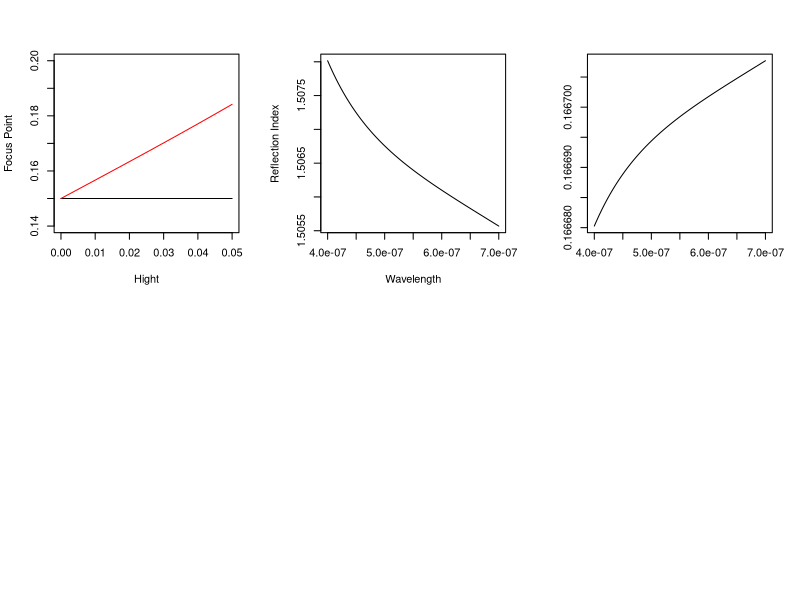
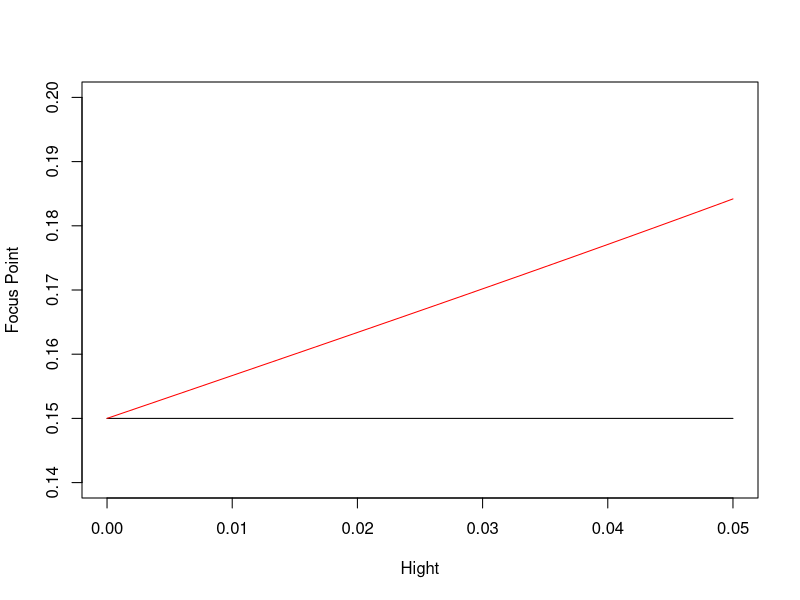
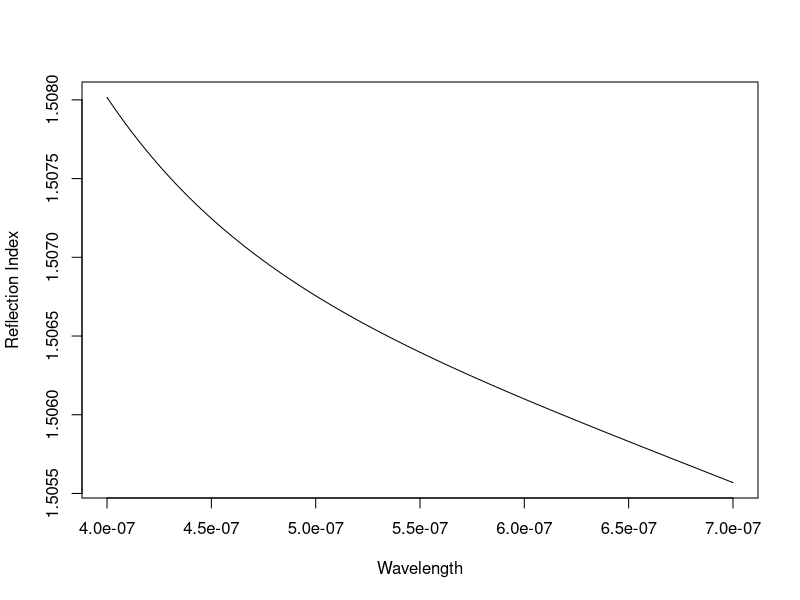
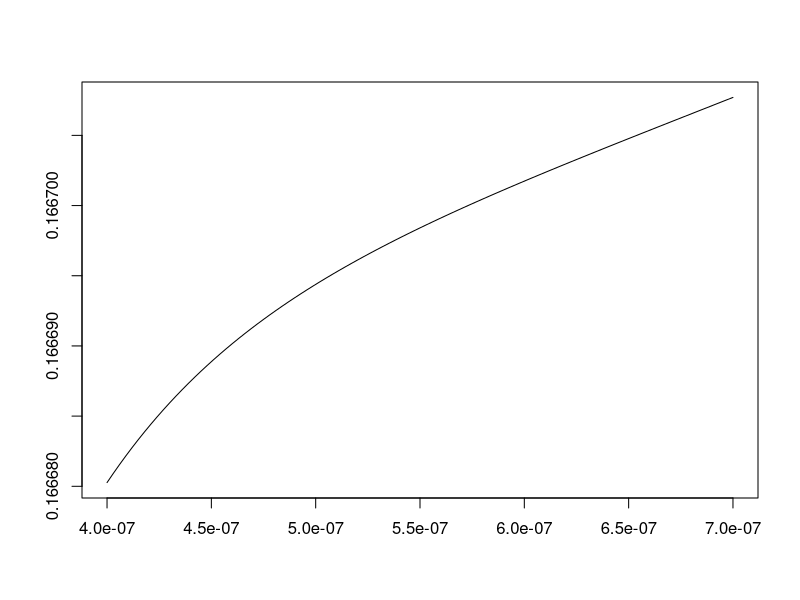

Here is the R script that generated these plots, in order: (Note: this script raises an error after producing the figures.)

R <- 0.15					#Radious
D <- 0.1					#Diameter of lens
n1 <- 1.0					#Refraction index
n2 <- 1.5					#Refraction index
#Gaussian function (Radious,Hight,incoming refraction index, material refraction index, Use approximation BOOLEAN)
Gaussian <- function(r,h,n1,n2,b){
	a1 = 0					#Paraxial Approximation
	if(!b){
		a1 = alph1(h,r)		#None Approximated Angle
	}
	a2 = alph2(r,a1,n1,n2)
	f = r*sin(a2)/cos(a2)+r
	return(f)
}

#Refraction angle to norm of surface
alph2 <- function(r,a1,n1,n2){
	a2 = asin(sin(a1)*(n1/n2))
	return(a2)
}
#Light angle without Paraxial Approxation to norm of surface
alph1 <- function(h,r){
	a1 = asin(h/r)
	return(a1)
}

#Refreaction index calculation of Glass material BK7
BK7n <- function(x){
	a1 = 2.271176
	a2 = -9.700709*(10^-3)*(10^-6)^-2
	a3 = 0.0110971*(10^-6)*(10^-6)^2
	a4 = 4.622809*(10^-5)*(10^-6)^4
	a5 = 1.616105*(10^-5)*(10^-6)^6
	a6 = -8.285043*(10^-7)*(10^-6)^8
	n2 = a1+a2*x^2+a3*x^(-2)+a4*x^(-4)+a5*x^(-6)+a6*x^(-8)
	n = a1;
	n = abs(sqrt(as.complex(n2)));
	return(n);
}
par(mfrow = c(2,3));

#Paraxoide Approximation applied
Gauss_Approx <- function(x) Gaussian(R,x,n1,n2,TRUE);
fa <- Vectorize(Gauss_Approx);
plot.function(fa, from=0, to=D/2, xlab="Hight", ylab="Focus Point",
		ylim=c(fa(0)-0.01,0.20));

#No Paraxoide Approximation
Gauss <- function(x) Gaussian(R,x,n1,n2,FALSE);
f <- Vectorize(Gauss);
plot.function(f,from=0,to=D/2, add=TRUE, col="red");

#Write to file
pdf("para_approx.pdf", width=7, height=5)
plot.function(fa, from=0, to=D/2, xlab="Hight", ylab="Focus Point",
		ylim=c(fa(0)-0.01,0.20));
plot.function(f,from=0,to=D/2, add=TRUE, col="red");
dev.off()

#BK7n Reflection index
n2v <- Vectorize(BK7n);
plot.function(n2v, from=(400/(10^9)), to=(700/(10^9)), ylab="Reflection Index", xlab="Wavelength");

#Write to file
pdf("BK7_index.pdf", width=7, height=5)
plot.function(n2v, from=(400/(10^9)), to=(700/(10^9)), ylab="Reflection Index", xlab="Wavelength");
dev.off()

#BK7 replace material of lens	
h <- 0.025;
f_chrom <- function(x){
	f = Gaussian(R, h, n1, BK7n(x), FALSE);
	return(f)
}
v_chrom <- Vectorize(f_chrom);
plot.function(v_chrom, from=(400/(10^9)), to=(700/(10^9)), xlab="", ylab="");

#Write to file
pdf("BK7_abo.pdf", width=7, height=5)
plot.function(v_chrom, from=(400/(10^9)), to=(700/(10^9)), xlab="", ylab="");
dev.off()

#Assignment no. 2
L <- 0.2			#Length
D <- 0.008 			#Diameter
tb <- 200/10^6			#pulse duration
tau <- 230/10^6			#Lifespan
N0 <- 1.4*10^20			#Number of Ions cm^-3
sigma <<- 2.8/10^23 		#
c <- 299792458			#Speed of Light m/s

V <- L*pi*(D/2)^2;		#cavity Volyme
B <- sigma*c/V;			#Probability of stimulated emission ion and photon

N_inf <<- 0.01*N0;
P <- N_inf/tau;			#Pump strength

#Assignment 2:b definitions
R1 <- 1;
R2 <- 0.05;
tb <- 200/10^6;

tau_c <- function(r1,r2) {	#Lifespan in cavity for photons
	tau_r = -2*L/(c*(log(r1)+log(r2)));
	return(tau_r)
}


#Differential eqvations:
N_prim <- function(N, Phi){		#Number of Ions
	y = P-B*N*Phi-N/tau;
	return(y)
}

Phi_prim <- function(Phi, N) {	#
	y = B*V*N*(Phi+1)-Phi/tau_c(R1,R2);
	return(y)
}


Solv <- function(f0, f_prim, g_prim, t){
	h = (t[1]-t[2]);
	f = rep(0, length(t));
	g = rep(0, length(t));
	f[1] <- (f0[1]);
	g[1] <- (f0[2]);
	for(i in as.single(1:length(t))){
		f[i+1] = f[i] - f_prim(f[i],g[i])*h;
		g[i+1] = g[i] - g_prim(g[i],f[i])*h;
	}
	return(f);
}

N <- function(x){
	return(Solv(c(N0,0), N_prim, Phi_prim, x))
}
Phi <- function(x){
	return(Solv(c(0,N0), Phi_prim, N_prim, x))
}
x0 = N(seq(0, 0.0002, length=20));
x1 = Phi(seq(0, 0.0002, length=20));
print("N");
print(x0);
print("Phi");
print(x1);
plot(x0);
plot(x1);

#Write to file #1
pdf("para_approx.pdf", width=7, height=5)
plot.function(fa, from=0, to=D/2, xlab="Hight", ylab="Focus Point",
		ylim=c(fa(0)-0.01,0.20));
plot.function(f,from=0,to=D/2, add=TRUE, col="red");
dev.off()

#Write to file #2
pdf("BK7_index.pdf", width=7, height=5)
plot.function(n2v, from=(400/(10^9)), to=(700/(10^9)), ylab="Reflection Index", xlab="Wavelength");
dev.off()

#Write to file #3
pdf("BK7_abo.pdf", width=7, height=5)
plot.function(v_chrom, from=(400/(10^9)), to=(700/(10^9)), xlab="", ylab="");
dev.off()



#Write to file #4
pdf("N.pdf", width=7, height=5)
plot(x0)
dev.off()
